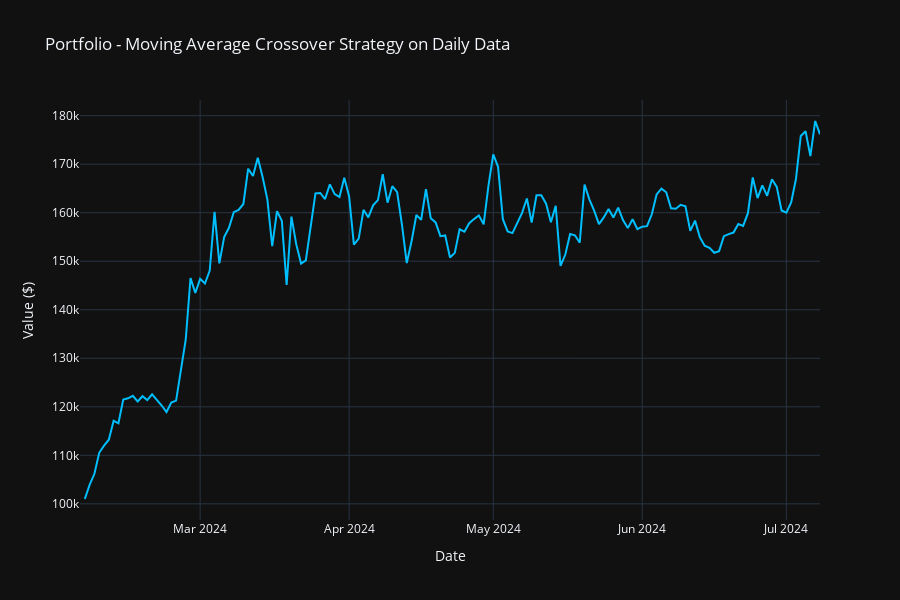

Notebook code cell kept with this figure:
### Markdown cell above
# Backtesting

### Code cell
# Setting the initial capital
initial_capital = 100000

# Calculating the total portfolio value
btc['portfolio_value'] = (1 + btc['strategy_returns']).cumprod() * initial_capital

# Printing the number of trades, initial capital, and final capital
num_trades = btc[abs(btc['entry']) == 2].shape[0]
final_capital = btc['portfolio_value'].iloc[-1]
total_return = (final_capital - initial_capital) / initial_capital * 100

print('\n')
print(f"Number of trades: {num_trades}")
print(f"Initial capital: ${initial_capital}")
print(f"Final capital: ${final_capital:.2f}")
print(f"Total return: {total_return:.2f}%")
print('\n')

# Plotting strategy portfolio 
fig = go.Figure()

fig.add_trace(go.Scatter(x=btc.index,
                         y=btc['portfolio_value'].round(2),
                         mode='lines',
                         line=dict(color='#00BFFF'),
                         name='Portfolio Value'))

fig.update_layout(title='Portfolio - Moving Average Crossover Strategy on Daily Data',
                  xaxis_title='Date',
                  yaxis_title='Value ($)',
                  template='plotly_dark',
                 height = 600)

fig.show()

### Figure 1 — Plotly figure (JSON) as saved in the notebook; plotly's stock layout.template omitted (floating-point values rounded to 4 significant figures; data arrays with more than 128 entries replaced by an {"elided": "..."} marker saying what was removed)
{"data": [{"line": {"color": "#00BFFF"}, "mode": "lines", "name": "Portfolio Value", "type": "scatter", "x": {"elided": "155 str values"}, "y": {"elided": "155 float values"}}], "layout": {"height": 600, "title": {"text": "Portfolio - Moving Average Crossover Strategy on Daily Data"}, "xaxis": {"title": {"text": "Date"}}, "yaxis": {"title": {"text": "Value ($)"}}}}
